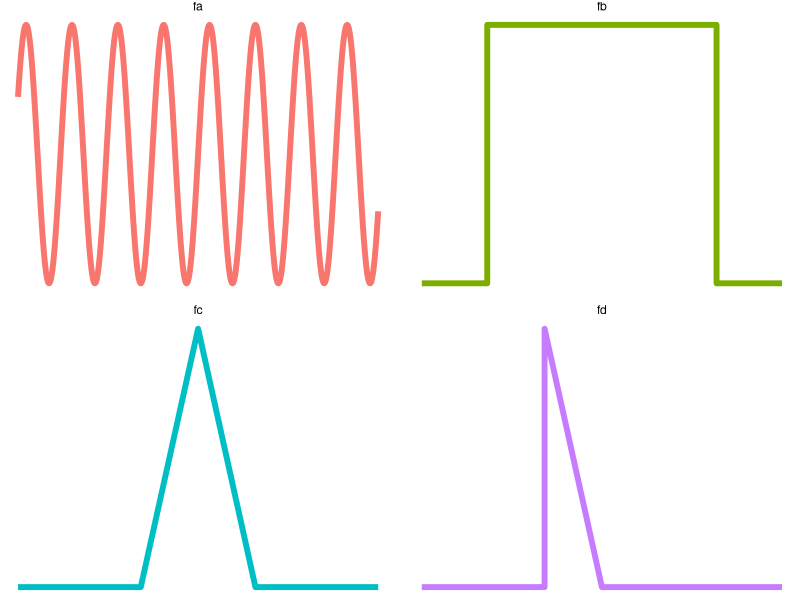

Recreate this plot in R.
## ---- chunk 1
knitr::opts_chunk$set(echo = TRUE, message=FALSE, warning=FALSE)
## ---- chunk 2
library(tidyverse)
library(ggridges)
## ---- chunk 3
fa <- function(t, w = pi*5) sin(w*t)
fb <- function(t) as.numeric(abs(t) < 1)
fc <- function(t, a = 1, b = 1) (abs(t) < a/2) * ifelse(t < 0, b + t * (2*b/a), b + t * (-2*b/a))
fd <- function(t, a = 1, b = 1) (t < 0) * (t > -a/2) * (-2*b/a) * t

t <- seq(-pi/2, pi/2, length = 100000)

## ---- chunk 4
fs <- bind_cols(
  t = t,
  fa = fa(t)/2 + 0.5,
  fb = fb(t),
  fc = fc(t, a = 1),
  fd = fd(t, a = 1)
) %>%
  pivot_longer(-t, names_to = "f", values_to = "f_t") %>%
  group_by(f) %>%
  mutate(fft_w = fft(f_t))

fs %>%
  ggplot() +
  geom_line(aes(x = t, y = f_t, colour = f), show.legend = FALSE, size = 2) +
  theme_void() +
  facet_wrap(~f)
## ---- chunk 5

